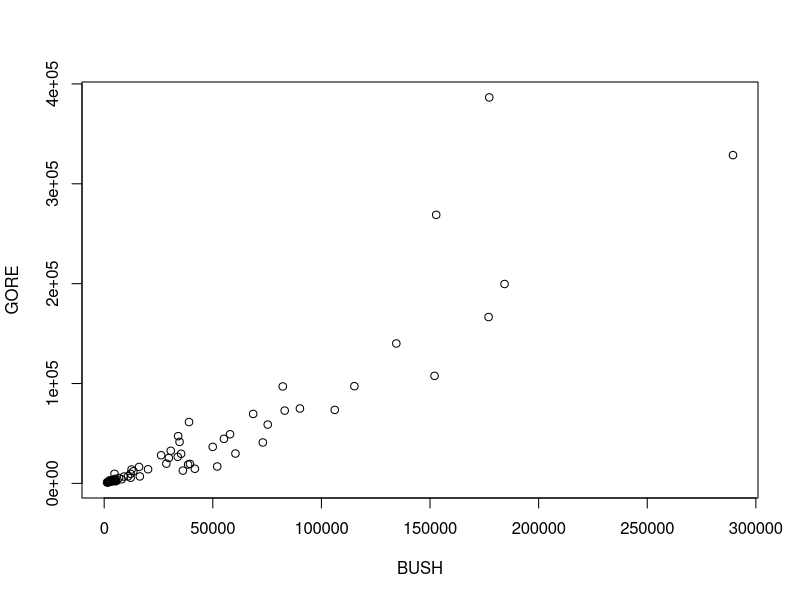
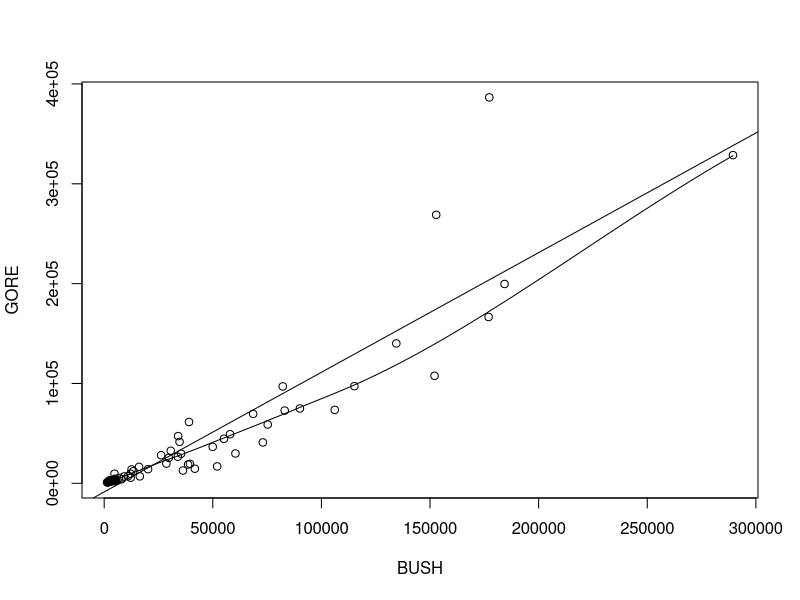
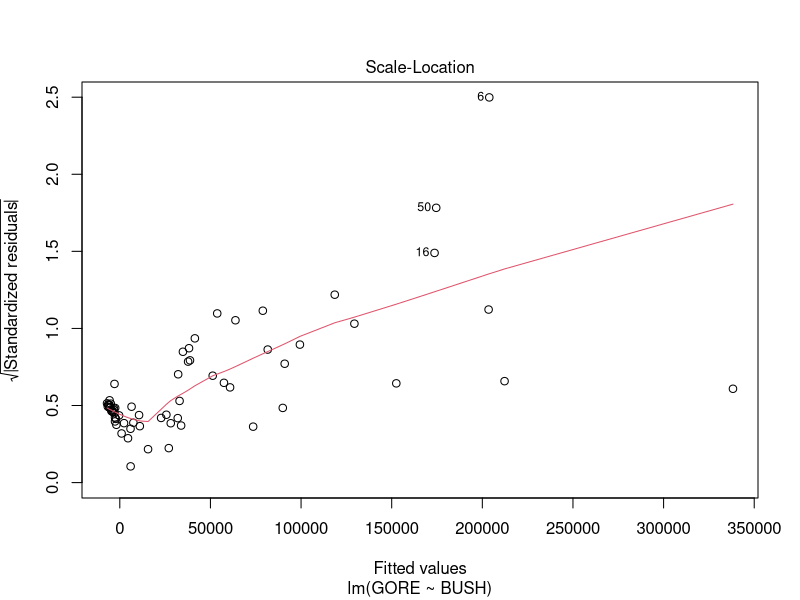
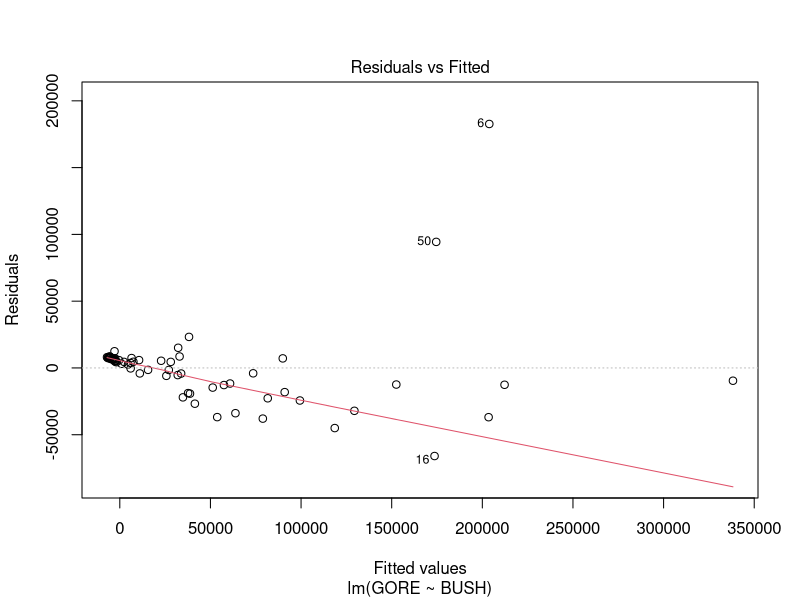
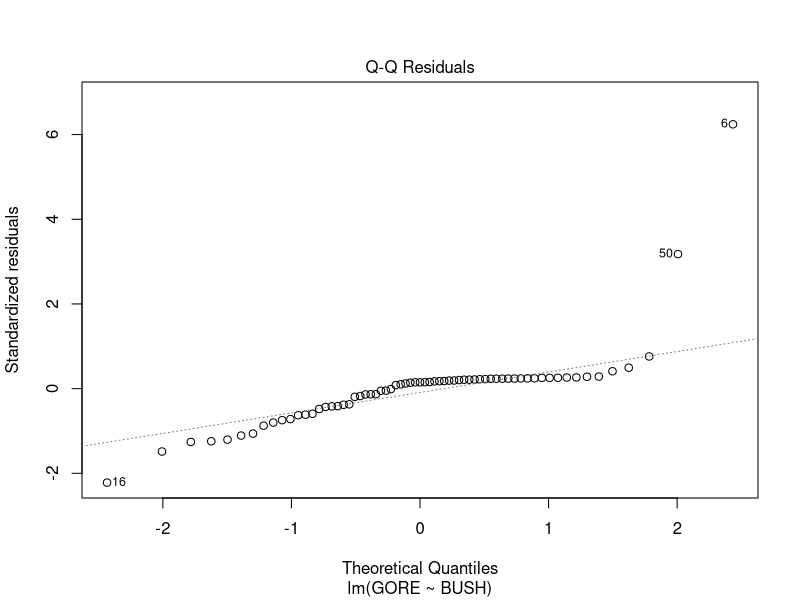
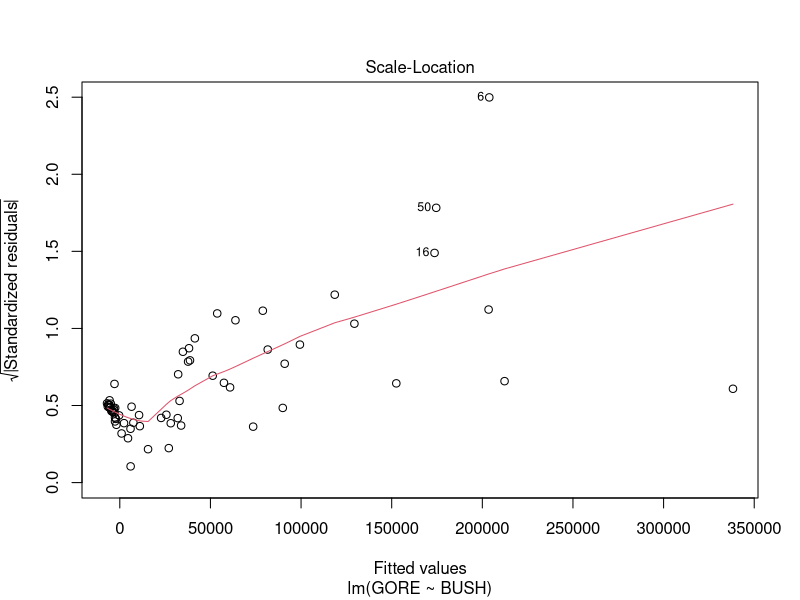
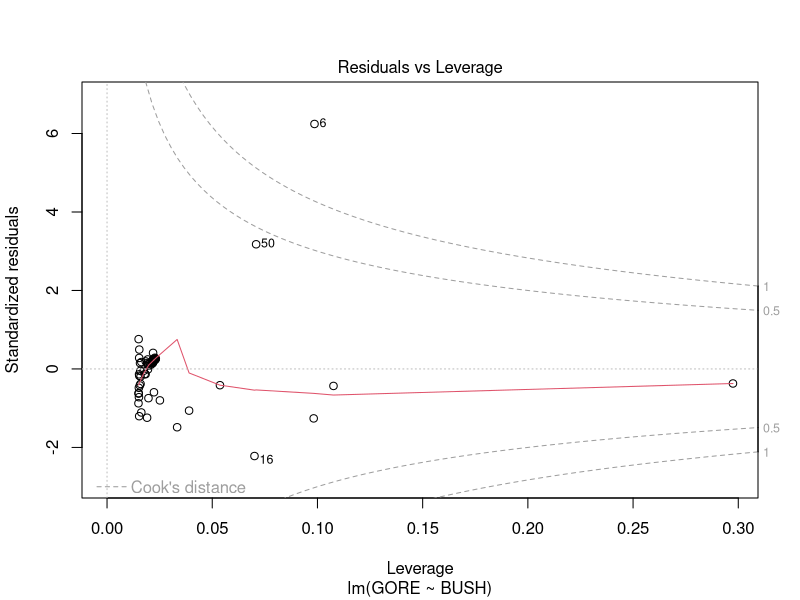
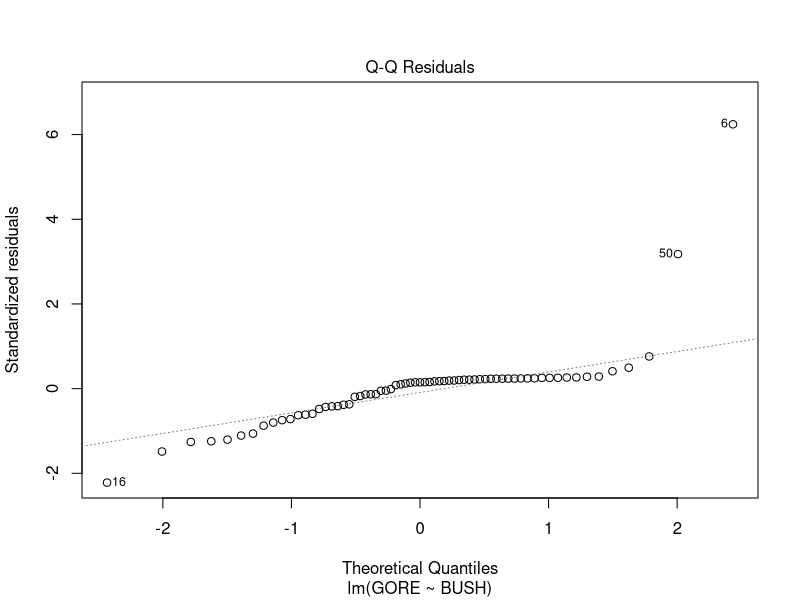

The R source for these figures, in order: (Note: this script raises an error after producing the figures.)
############################################

#   Government 50
#   Section 8 - Introduction to linear regression
#                 
#   April 10, 2008
#   
#   Prof: Adam Glynn
#   TF: Mike Kellermann

############################################

#   Goals for today:

#   1) Interpreting regression output

#   2) Testing hypotheses about regression coefficients

#   3) Diagnostics

#   4) Interpreting transformed variables

#   5) Fitting multiple regressions

############################################



#   1) Interpreting regression output

#   We are review fitting and interpreting simple regression output; 
#   we'll use the Florida data in the car library:

library(car)
data(Florida)
attach(Florida)

#   Let's start by regressing Gore's votes on Bush's votes:

plot(GORE ~ BUSH)
lmout <- lm(GORE ~ BUSH)
summary(lmout)

#   What does each of these columns mean?

#   As a side note, there are a lot of things that you can get out of the
#   model object:

names(lmout)

#   The fitted values and residuals are often useful.

#   We can also form confidence intervals in the usual way.  So, a 95% confidence
#   interval for the slope is going to be the point estimate + or - t(alpha/2) times
#   the standard error:

c(1.198 - qt(.975, 65)*.06657 ,1.198 + qt(.975, 65)*.06657 )

confint(lmout)
confint(lmout, level=.99)


#   2) Testing hypotheses

#   OK, so what if we want to test a hypothesis about either the slope or the
#   intercept?  If our hypothesis is that the value is zero, then we can
#   just read it off of the summary output:

summary(lmout)

#   The t-values that are reported are the t-values under the null hypothesis
#   that the parameter is equal to zero.  The same is true for the p-value, so
#   you can just compare the p-value to the level that you chose for the test and
#   go from there.

#   But what if you want to conduct a hypothesis test for something other than 
#   the null that the parameter equals 0?  What if you wanted to test the 
#   hypothesis that the slope coefficient on Bush is exactly 1? There are two ways:

#   The first is probably the easiest.  If you remember the duality between
#   confidence intervals and hypothesis tests, you can just look at the CI and see
#   if it contains the null value specified in your hypothesis.  

#   The other option is to actually calculate the test statistic and the p-value u
#   under your null.  So, just like before, the test statistic is beta_hat - beta_null
#   divided by se(beta_hat)

(1.198 - 1)/.06657

#   Using that, we can either compare it to the critical value to see if it falls in 
#   the rejection region:

qt(.975, 65)

#   Or we can calculate the p-value under the null:

(1 - pt(2.9743, 65))*2

#   This will give us the right result: we reject the null.  Of course, all of this 
#   depends on the model being right.

#   3) Diagnostics

#   There are basically two types of diagnostics that we will want to use
#   when we are fitting a simple linear regression.  One set of diagnostics 
#   attempts to identify violations of the basic regression assumptions: 
#   linearity, constant error variance, normality, and conditional independence.
#   

#   The easiest thing to check is linearity; just plot it!
#   One tool that can be useful is the scatter.smooth() function.  It works
#   just like plot(), but it adds a moving average to the graph.

#   We are going to keep looking at the Gore ~ Bush data.

scatter.smooth(GORE ~ BUSH)

#   We can also add the least squares line to the plot; in general, if the moving
#   average and the least squares line are "close", then the linearity assumption is
#   usually pretty reasonable.

lmout <- lm(GORE ~ BUSH)
abline(lmout)

#   So, it looks like there might be a bit of a problem.  Let's also look at the 
#   constant variance assumption:

plot(lmout, which=3)

#   This is the spread-location plot that we saw in class.  There is pretty clearly
#   a problem with this data.  The spread-location plot is one of the diagnostics
#   that you get if you plot an lm object:

plot(lmout)

#   Given the pretty obvious violation of the constant error variance assumption, 
#   checking normality doesn't make much sense because the errors appear to come
#   from different distributions.  So, when we look at the qq-plot, it looks pretty 
#   bad:

plot(lmout, which=2)
qq.plot(lmout$resid)

#   So, what can we do?  One option would be to change the definition of the variables.
#   Instead of looking at the raw vote counts, we could look at the share of the
#   vote for each candidate:

GorePct <- GORE/Total
BushPct <- BUSH/Total

lmout2 <- lm(GorePct ~ BushPct)

#   Remember, though, that this changes the question!

scatter.smooth(GorePct ~ BushPct)

plot(lmout2, which=3)

plot(lmout2, which=2)

#   Another option is to use robust standard errors to deal with the non-constant 
#   error variance.  This uses the hccm() function, but you need to take the square 
#   root of the diagonal of the hccm output (don't worry too much about the details):

sqrt(diag(hccm(lmout)))
cbind(summary(lmout)$coef[,1:2], sqrt(diag(hccm(lmout))))


#   The other set of regression diagostics tries to identify points that are "ususual" 
#   in some way.  Going back to our original model of GORE ~ BUSH, we can start by
#   looking at leverage points.  These are points that are far away from the
#   center of the X data.

#   One metric for measuring leverage is the hat value.  This is just a measure of 
#   distance.  You can use the hatvalues() function in the car library:

hatvalues(lmout)
plot(BUSH, hatvalues(lmout))
abline(h=4/length(BUSH))

plot(BushPct, hatvalues(lmout2))
abline(h=4/length(BushPct))

#   So in this data, the counties with very large numbers of Bush votes have high 
#   influence.  

#   What about outliers?  The standard way to look at these is to look at studentized 
#   residuals.  These follow a t-distribution if the model assumptions are correct.

rstudent(lmout)
plot(fitted(lmout), rstudent(lmout))

#   In general, we'd expect about 95% of the studentized residuals to fall within
#   plus or minus two.  So we've got some problems here as well.

#   We can use the identify() function to pick out the problematic data points:
#   The first argument(s) to identify are the x and y axis of the data:

identify(fitted(lmout), rstudent(lmout))

#   This brings up a different cursor (called the brush) which you can use
#   to click near points and call up their observation numbers.  You can also
#   give other labels to use, such as row names or an ID variable:

plot(fitted(lmout), rstudent(lmout))
identify(fitted(lmout), rstudent(lmout), labels=rownames(Florida))


#  4) Interpreting transformed variables:

#  We know how to descriptively interpret the results from 
#  untransformed linear regression:

library(car)
attach(Florida)
plot(BUSH ~ GORE)
lm(BUSH ~ GORE)

#  So, for this data, if two counties differ in the number of Gore 
#  votes by 1, we would expect them to differ in the number of Bush 
#  votes by 0.695.

#  Now, what if we take the square root of both variables?

plot(sqrt(BUSH) ~ sqrt(GORE))
lm(sqrt(BUSH) ~ sqrt(GORE))

#  How do we interpret the coefficient on sqrt(GORE)?  You can do the 
#  same thing, but now you have to remember that the units have changed:

#  If two counties differ in the square root of Gore 
#  votes by 1, we would expect them to differ in the 
#  square root of Bush votes by 0.848.

#  This isn't very intuitive, but there isn't much we can do with the 
#  square root transformation.

#  The same isn't true for the log transformation, however.

plot(log(BUSH) ~ log(GORE))
lm(log(BUSH) ~ log(GORE))

#  We can do the same thing as before, saying that if two counties 
#  differ in the log of Gore votes by 1, then we would expect them
#  to differ in the log of Bush votes by 0.887.

#  But, there are a couple of more intuitive ways to interpret these 
#  results.  If both the dependent and independent variables are logged,
#  then we can interpret the slope coefficient as the relationship between
#  a percentage unit change in X and a percentage unit change in Y.

#  So, if the coefficient on log(GORE) is 0.8869, then a 1% change 
#  in Gore votes is associated with a 0.89% change in Bush votes.

#  Note that this makes sense for small percentage changes in X; 
#  You probably wouldn't want to interpret a 1000% change in X as leading 
#  to a 887% change in Y. 

#  A more precise way to describe the relationship between the two variables 
#  is to think about the mathematics of the model

#  log(BUSH) = alpha + beta*log(GORE)
#  exp(log(BUSH)) = exp(alpha + beta*log(GORE))
#  BUSH = exp(alpha)*exp(log(GORE^beta))
#  BUSH = exp(alpha)*GORE^beta

#  So, if you multiply the number of Gore votes by a constant c, then 
#  the predicted number of Bush votes is multiplied by c^beta.
#  In other words, if beta = 2, and you double Gore votes, then you 
#  multiply the number of Bush votes by 2^2, or 4.

## 5) Fitting multiple regression

#  Now that we've spent a lot of time looking at simple regressions
#  we can move on to fitting multiple regression.  For this example, 
#  we will use the Anscombe dataset on income and demograpics in US
#  states.


data(Anscombe)
attach(Anscombe)
head(Anscombe)

#  Let's look first at bivariate plots of income on education and 
#  income on the proportion of young residents:

plot(income ~ education)
plot(income ~ young)
identify(income ~ young, labels=rownames(Anscombe))

#  Now we will run a regression of income on young and education:

lmout <- lm(income ~ young + education)
summary(lmout)

#  How do we interpret the coefficients?

#  We can get some insight by looking at plots of subsets
#  of the the data for income and education defined by 
#  groups of young

par(mfrow=c(2,2))
plot(income[young > 380] ~ education[young > 380], ylim=c(2000,4500), xlim=c(100,400))
plot(income[young <= 380 & young > 360] ~ education[young <= 380 & young > 360], ylim=c(2000,4500), xlim=c(100,400))
plot(income[young <= 360 & young > 340] ~ education[young <= 360 & young > 340], ylim=c(2000,4500), xlim=c(100,400))
plot(income[young <= 340] ~ education[young <= 340], ylim=c(2000,4500), xlim=c(100,400))


#  How do we form confidence intervals for each estimate?

confint(lmout)

#  How do we interpret these confidence intervals?
